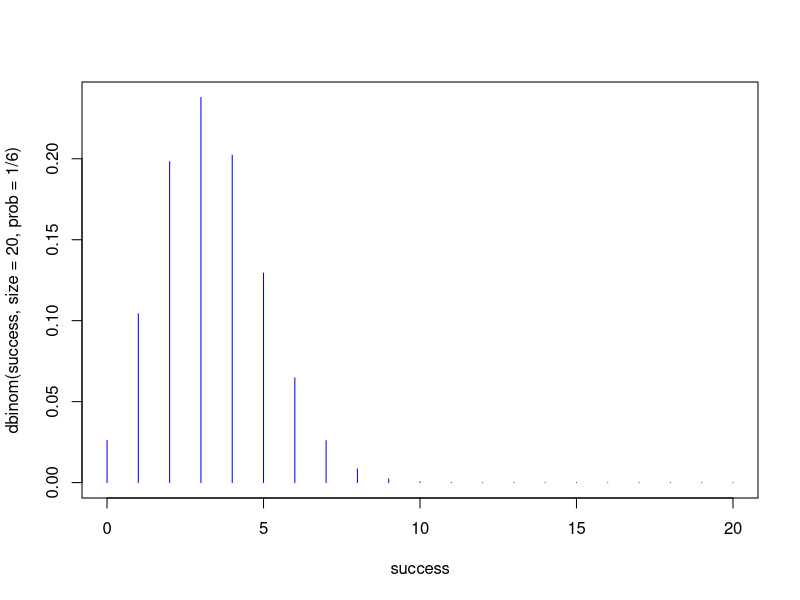
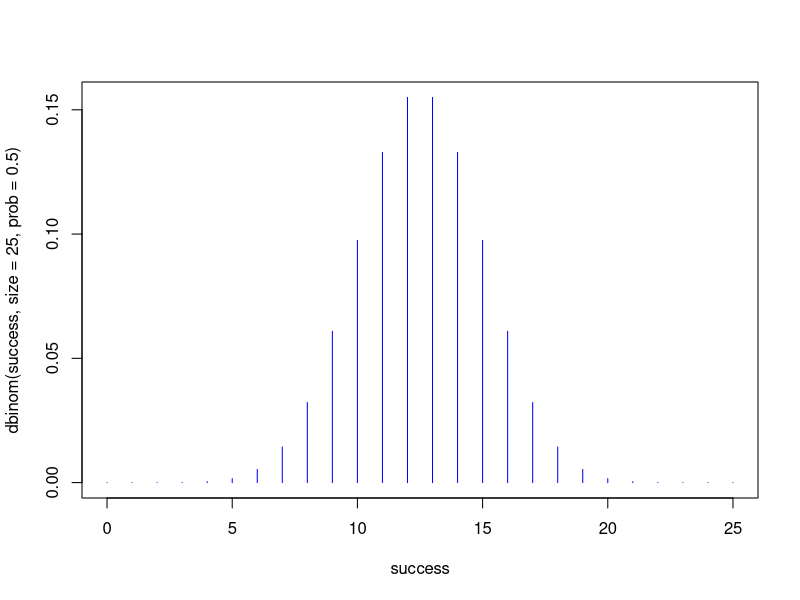
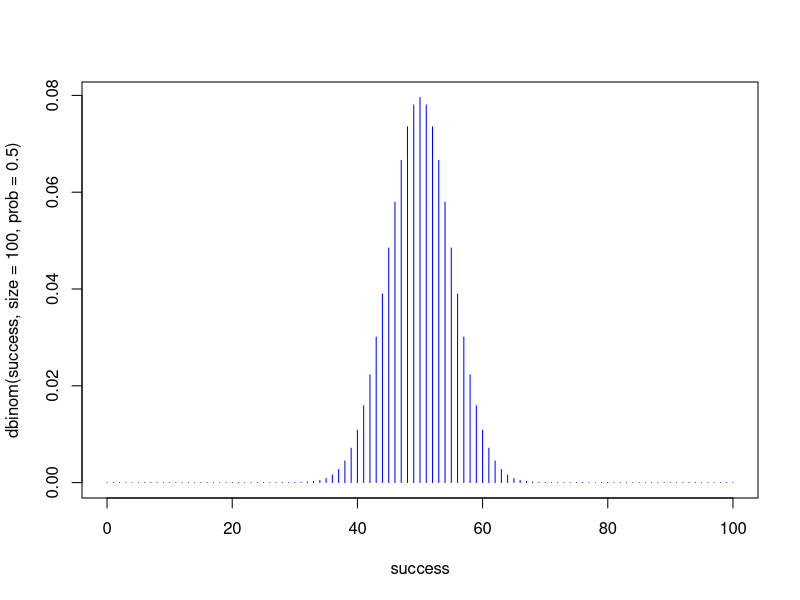

Reproduce these figures in R, in order.
## ---- chunk 1
knitr::opts_chunk$set(echo = TRUE)
## ---- chunk 2
4/52
## ---- chunk 3
1/6
## ---- chunk 4
1/6+1/6+1/6+1/6+1/6+1/6
## ---- chunk 5
1/2
## ---- chunk 6
1/2*1/2
## ---- chunk 7
dbinom(x=2, size = 2, prob = 1/2)

## ---- chunk 8
dbinom(x=2, size = 2, prob = 0.5)

## ---- chunk 9
dbinom(x=1, size = 1, prob = 1/6)
## ---- chunk 10
dbinom(x =4, size = 20, prob = 1/6)
## ---- chunk 11
success <- 0:20
plot(success, dbinom(success, size=20, prob=1/6),type='h',
     col = "blue")
## ---- chunk 12
dbinom(x=3, size = 20, prob = 1/6)
## ---- chunk 13
dbinom(x = 1, size = 1, prob = 0.5)
## ---- chunk 14
dbinom(x = 25, size = 25, prob = 0.5)
## ---- chunk 15
success <- 0:25
plot(success, dbinom(success, size=25, prob=.5),type='h', 
     col = "blue")
## ---- chunk 16
success <- 0:100
plot(success, dbinom(success, size=100, prob=.5),type='h', col = "blue")
